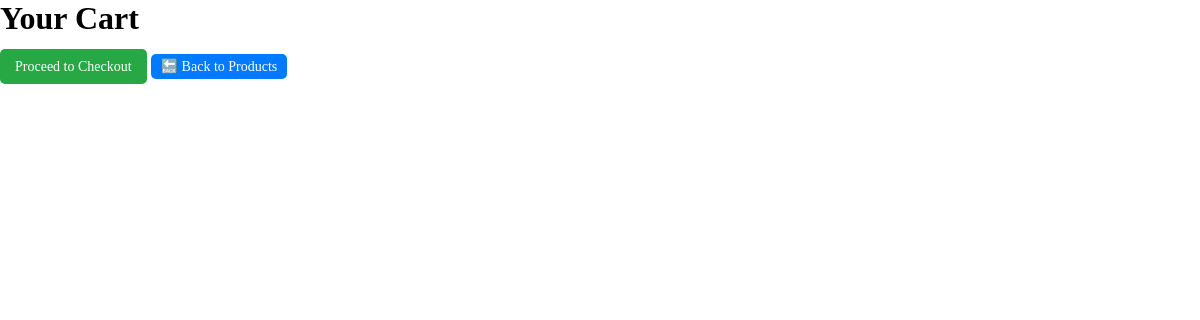
The app's page /store/cart/ (signed in), older data.
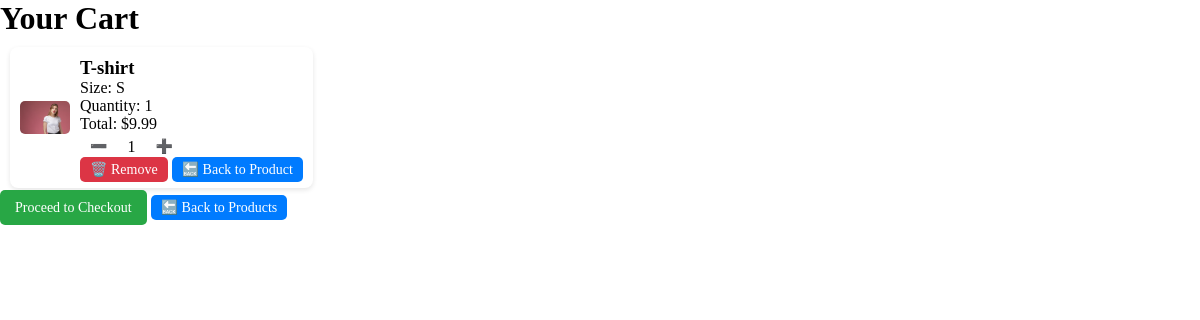
The same page, newer data.
### store/models.py (models this page shows)
class CartItem(models.Model):
    user = models.ForeignKey(User, on_delete=models.CASCADE)
    product = models.ForeignKey(Product, on_delete=models.CASCADE)
    quantity = models.PositiveIntegerField(default=1)
    size = models.CharField(max_length=1, choices=[('S','Small'),('M','Medium'),('L','Large')])
    added_at = models.DateTimeField(auto_now_add=True)
    @property
    def total_price(self):
        return self.product.price * self.quantity

class Product(models.Model):
    name = models.CharField(max_length=255)
    price = models.DecimalField(max_digits=10, decimal_places=2)
    description = models.TextField()
    stock = models.IntegerField(default=0)
    category = models.ForeignKey(Category, on_delete=models.SET_NULL, null=True, blank=True)
    image = models.ImageField(upload_to="products/", null=True, blank=True)

### store/views.py (the view)
# urls.py: path('cart/', views.cart, name='cart'),
@login_required
def cart(request):
    cart_items = CartItem.objects.filter(user=request.user)
    total = sum(item.total_price for item in cart_items)
    return render(request, "store/cart.html", {"cart_items": cart_items, "total": total})

### store/templates/store/cart.html (shortened to what this page needs)
<!DOCTYPE html>
<html lang="en">
<head>
    {% load static %}
    <link rel="stylesheet" href="{% static 'store/css/style.css' %}">
</head>
<body>
  <h1>Your Cart</h1>
<div class="cart-container">
    {% for item in cart_items %}
        <div class="cart-item">
            <img src="{% static 'store/images/products/tshirt.jpg' %}" alt="{{ item.product.name }}">
            <div class="cart-details">
                <h3>{{ item.product.name }}</h3>
                <p>Size: {{ item.size }}</p>
                <p>Quantity: {{ item.quantity }}</p>
                <p>Total: ${{ item.total_price }}</p>
                <div class="cart-actions">
                    <a href="{% url 'store:update_cart' item.id 'decrease' %}">➖</a>
                    <span>{{ item.quantity }}</span>
                    <a href="{% url 'store:update_cart' item.id 'increase' %}">➕</a>
                </div>
                <a href="{% url 'store:remove_from_cart' item.id %}" class="remove-btn">🗑️ Remove</a>
                <a href="{% url 'store:buy_product' item.product.id %}" class="back-btn">🔙 Back to Product</a>
            </div>
        </div>
    {% endfor %}
</div>
<a href="{% url 'store:checkout' %}" class="checkout-btn">Proceed to Checkout</a>
<a href="{% url 'store:product_list' %}" class="back-btn">🔙 Back to Products</a>
</body>
</html>

Row changes from the older to the newer data that the page shows:
added CartItem: product.name "T-shirt", size "S", quantity "1", total_price "9.99"
